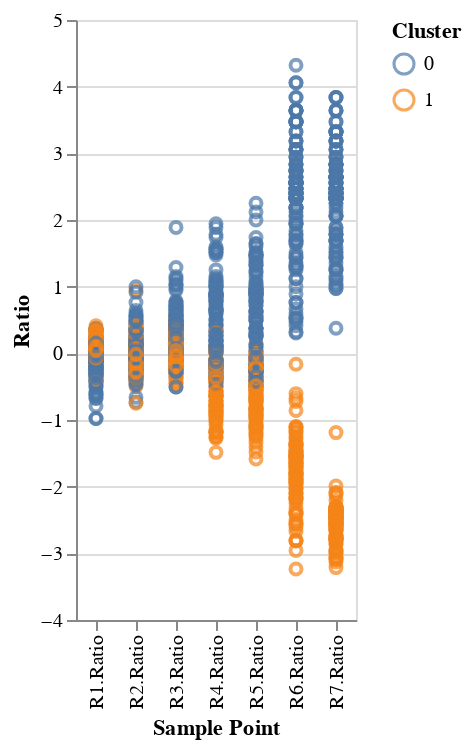

Source (notebook cell):
### Markdown cell above
**Problem 2:** Plot all of the genes with color according to their cluster.

### Code cell
### YOUR SOLUTION HERE
### YOUR SOLUTION HERE

### Figure 1 — Vega-Lite specification as saved in the notebook (floating-point values rounded to 4 significant figures; data arrays with more than 128 entries replaced by an {"elided": "..."} marker saying what was removed)
{"config": {"view": {"continuousWidth": 400, "continuousHeight": 300}}, "data": {"name": "data-53d57cb21c8492c3004e98fac0c56b82"}, "mark": "point", "encoding": {"color": {"type": "nominal", "field": "Cluster"}, "x": {"type": "nominal", "field": "Sample Point"}, "y": {"type": "quantitative", "field": "Ratio"}}, "$schema": "https://vega.github.io/schema/vega-lite/v4.8.1.json", "datasets": {"data-53d57cb21c8492c3004e98fac0c56b82": {"elided": "1610 records"}}}
